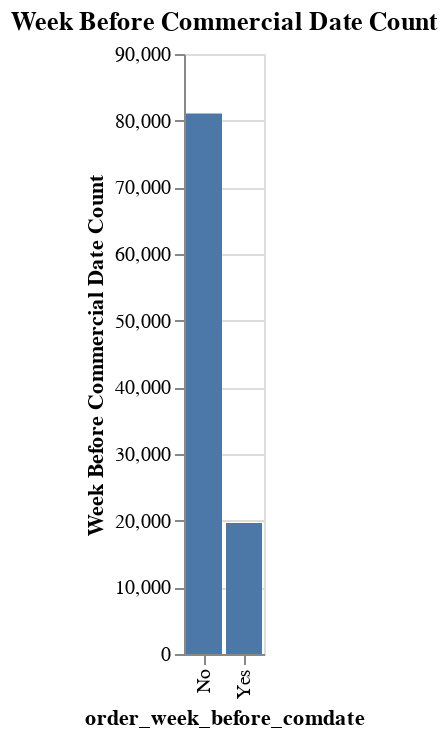

The notebook cell this image was saved under:
### Markdown cell above
#### Verificando quais compras foram realizadas 1 semana antes de uma data comercial

### Code cell
display(customers_orders_payments['order_week_before_comdate'].value_counts())
alt.Chart(customers_orders_payments).mark_bar().encode(
    alt.X('order_week_before_comdate'),
    alt.Y('count()', title='Week Before Commercial Date Count')
    ).properties(
        title='Week Before Commercial Date Count'
    )

### Figure 1 — Vega specification as saved in the notebook (floating-point values rounded to 4 significant figures)
{"$schema": "https://vega.github.io/schema/vega/v5.json", "data": [{"name": "source_0", "values": [{"__count": 81082, "order_week_before_comdate": "No"}, {"__count": 19657, "order_week_before_comdate": "Yes"}]}, {"name": "source_0_x_domain_order_week_before_comdate", "values": [{"order_week_before_comdate": "No"}, {"order_week_before_comdate": "Yes"}]}, {"name": "source_0_y_domain___count", "values": [{"min": 19657, "max": 81082}]}], "signals": [{"name": "x_step", "value": 20}, {"name": "width", "update": "bandspace(domain('x').length, 0.1, 0.05) * x_step"}], "marks": [{"type": "rect", "name": "marks", "from": {"data": "source_0"}, "encode": {"update": {"y": {"field": "__count", "scale": "y"}, "y2": {"value": 0, "scale": "y"}, "fill": {"value": "#4c78a8"}, "x": {"field": "order_week_before_comdate", "scale": "x"}, "width": {"signal": "max(0.25, bandwidth('x'))"}}}, "style": ["bar"]}], "scales": [{"name": "x", "type": "band", "domain": {"data": "source_0_x_domain_order_week_before_comdate", "field": "order_week_before_comdate", "sort": true}, "range": {"step": {"signal": "x_step"}}, "paddingInner": 0.1, "paddingOuter": 0.05}, {"name": "y", "type": "linear", "domain": [{"signal": "(data(\"source_0_y_domain___count\")[0] || {}).min"}, {"signal": "(data(\"source_0_y_domain___count\")[0] || {}).max"}], "range": [{"signal": "height"}, 0], "nice": true, "zero": true}], "axes": [{"scale": "y", "aria": false, "tickCount": {"signal": "ceil(height/40)"}, "grid": true, "gridScale": "x", "minExtent": 0, "maxExtent": 0, "ticks": false, "zindex": 0, "orient": "left", "domain": false, "labels": false}, {"scale": "x", "labelBaseline": "middle", "labelAlign": "right", "orient": "bottom", "title": "order_week_before_comdate", "labelAngle": 270, "grid": false, "zindex": 0}, {"scale": "y", "labelOverlap": true, "tickCount": {"signal": "ceil(height/40)"}, "orient": "left", "title": "Week Before Commercial Date Count", "grid": false, "zindex": 0}], "title": {"text": "Week Before Commercial Date Count", "frame": "group"}, "padding": 5, "background": "white", "height": 300, "style": "cell"}
